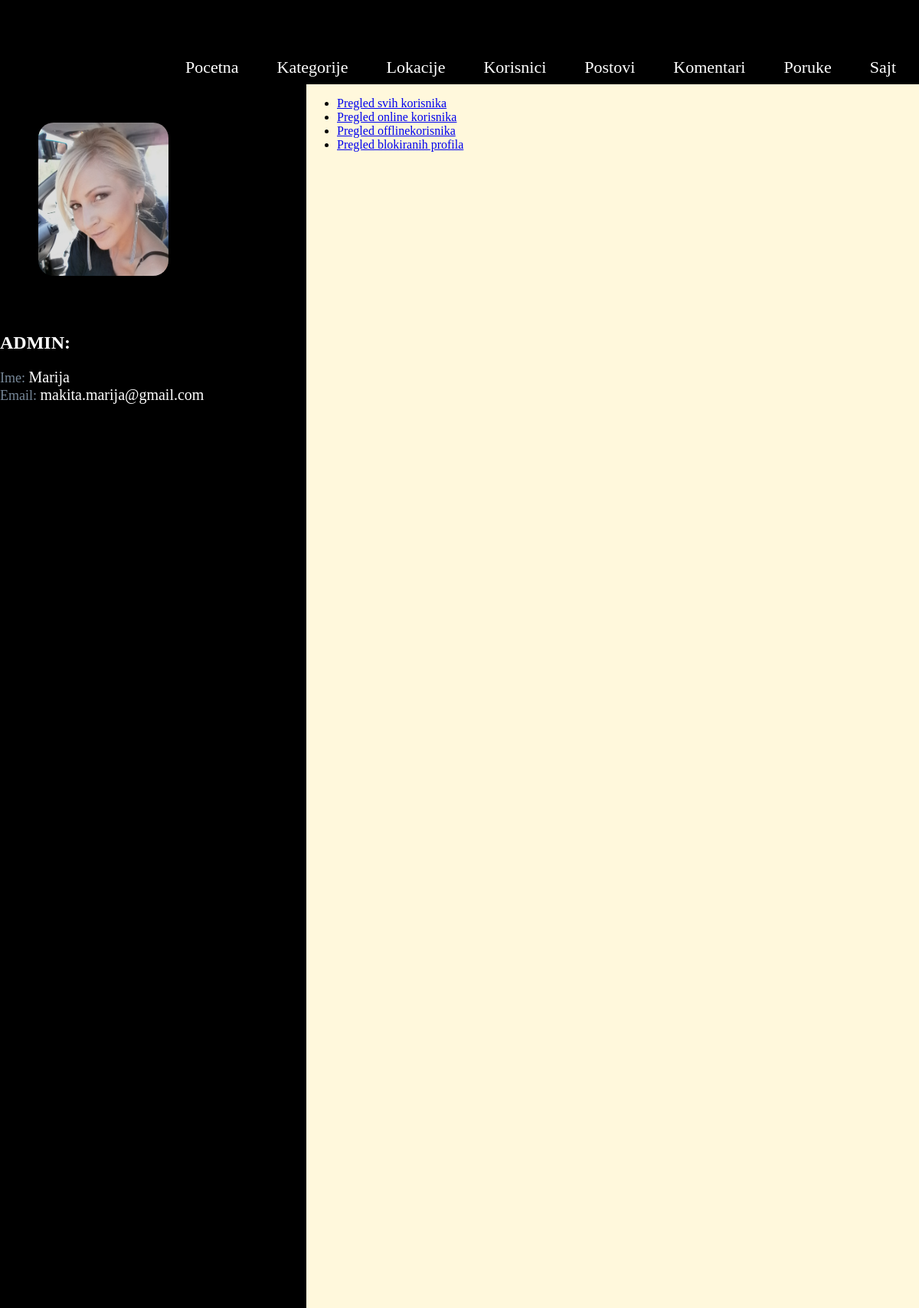
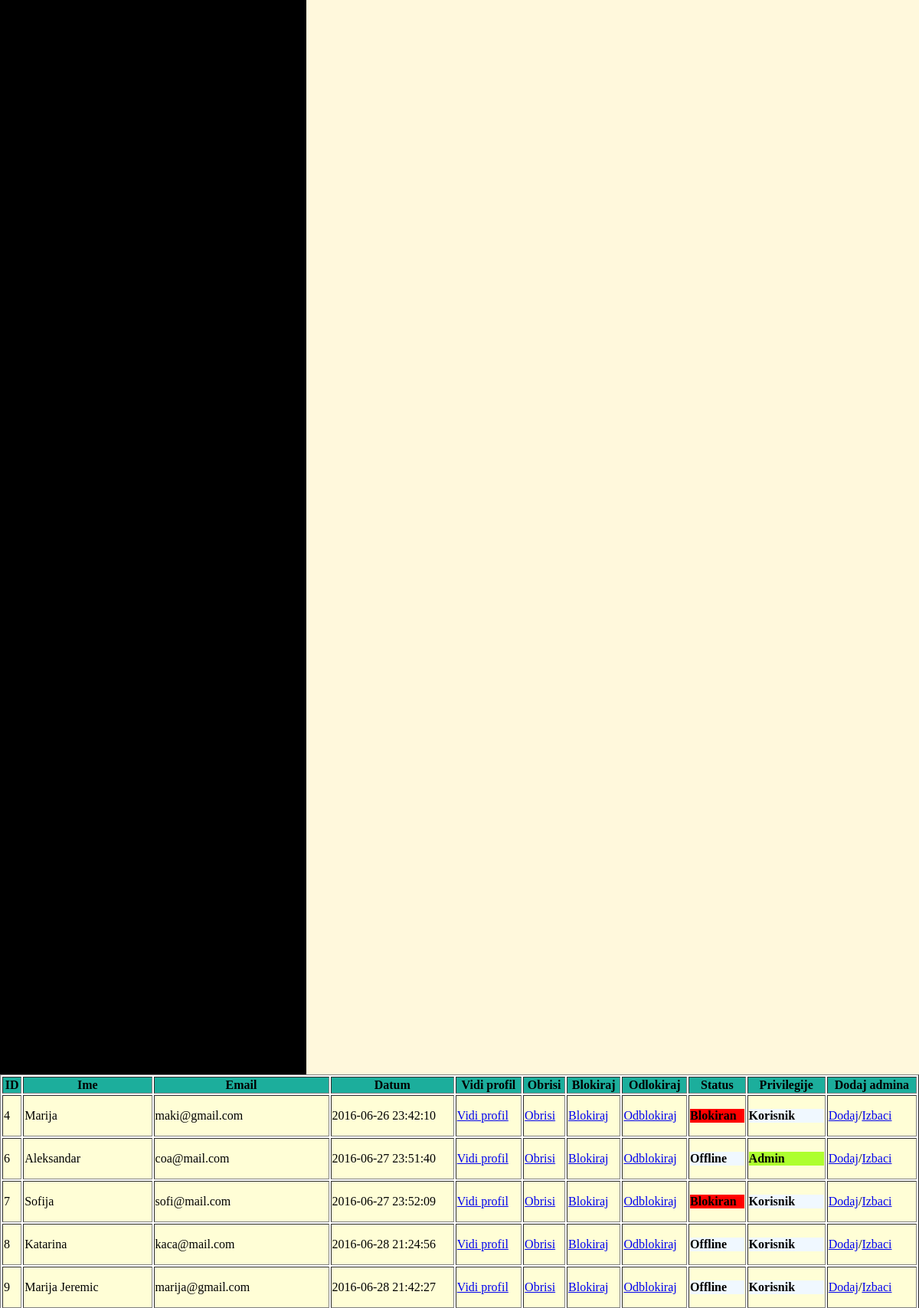
The page /admin/home.php?page=users (signed in, upper part) on the database its author committed (2 pictures, top to bottom).
### tables this page shows
CREATE TABLE `user` (
  `id` int(11) NOT NULL,
  `name` varchar(255) NOT NULL,
  `email` varchar(255) NOT NULL,
  `password` varchar(255) NOT NULL,
  `date` timestamp NOT NULL DEFAULT CURRENT_TIMESTAMP,
  `admin` tinyint(4) NOT NULL DEFAULT '0',
  `status` tinyint(4) NOT NULL DEFAULT '0',
  `is_logged` tinyint(4) NOT NULL DEFAULT '0',
  `superadmin` tinyint(4) NOT NULL DEFAULT '0',
  `is_deleted` tinyint(4) NOT NULL DEFAULT '0',
  `is_blocked` tinyint(4) NOT NULL DEFAULT '0',
  `image` varchar(255) NOT NULL
);

### models/Connect.php (called while the page is built, shortened)
<?php
class Connect{
    private static $_instance = null;
    public static function getInstance(){
        if(is_null(self::$_instance)){
            self::$_instance = new PDO("mysql:host=127.0.0.1;dbname=openserbia", "root", "");
        }
        return self::$_instance;
    }
}

### models/Model.php (called while the page is built, shortened)
<?php
abstract class Model
{
    public function __construct()
    {
        $this->db = Connect::getInstance();
    }
}

### models/User.php (called while the page is built, shortened)
<?php
class User extends Model
{
    public function getUsers()
    {
        $query = $this->db->prepare('SELECT * FROM user;');
        if( $query && $query->execute() ) {
            return $query->fetchAll(PDO::FETCH_ASSOC);
        }
        return null;
    }
    public function getUserById($id){
        $query = $this->db->prepare('SELECT * FROM user WHERE id=?;');
        if( $query && $query->execute([$id]) ) {
            $result = $query->fetch(PDO::FETCH_ASSOC);
            return $result;
        }
        return null;
    }
}

### admin/controllers/users.php (called while the page is built)
<?php
$user = new User();
$res = $user->getUsers();
include __DIR__ . '../../views/users.php';

### admin/views/users.php (the view)
<div class="admin_subnav">
    <ul>
        <li><a href="home.php?page=users">Pregled svih korisnika</a> </li>
        <li><a href="home.php?page=onlineusers">Pregled online korisnika</a> </li>
        <li><a href="home.php?page=offlineusers">Pregled offlinekorisnika</a> </li>
        <li><a href="home.php?page=blockedusers">Pregled blokiranih profila</a> </li>
    </ul>
</div>
<table border="1">
    <thead>
    <tr>
        <th>ID</th>
        <th>Ime</th>
        <th>Email</th>
        <th>Datum</th>
        <th>Vidi profil</th>
        <th>Obrisi</th>
        <th>Blokiraj</th>
        <th>Odlokiraj</th>
        <th>Status</th>
        <th>Privilegije</th>
        <?php
        if($_SESSION['superadmin'] == 1){
            ?>
            <th>Dodaj admina</th>
        <?php
        }
        ?>
    </tr>
    </thead>
    <tbody>
    <?php foreach($res as $r){ ?>
        <tr>
            <td><?php echo $r['id'] ?></td>
            <td><?php echo $r['name'] ?></td>
            <td><?php echo $r['email'] ?></td>
            <td><?php echo $r['date'] ?></td>
            <td><a href="?page=profile&user_id=<?php echo $r['id']?>">Vidi profil</a></td>
            <td><a href="?page=delete&action=delete_user&user_id=<?php echo $r['id']?>" " >Obrisi</a></td>
            <td><a class='block ' href="?page=delete&action=block_user&user_id=<?php echo $r['id']?>" data-user-id="<?php echo $r['id']?> ">Blokiraj</a></td>
            <td><a  class='unblock' href="?page=delete&action=unblock_user&user_id=<?php echo $r['id']?>">Odblokiraj</a></td>
            <td>
                <?php
                if($r['is_blocked'] == 1){
                    echo "<p class='blocked'>Blokiran</p>";
                }elseif($r['is_logged'] == 1){
                    echo "<p class='online'>Online</p>";
                }elseif($r['is_logged'] == 0){
                    echo "<p class='offline'>Offline</p>";
                }
                ?>
            </td>
            <td>
                <?php
                if($r['admin'] == 0){
                    echo "<p class='offline'>Korisnik</p>";
                }elseif($r['admin'] == 1 && $r['superadmin'] ==0){
                    echo "<p class='online'>Admin</p>";
                }elseif($r['admin'] == 1 && $r['superadmin'] ==1){
                    echo "<p class='blocked'>Superadmin</p>";
                }
                ?>
                <?php
                if($_SESSION['superadmin'] == 1){
                ?>
            <td><a href="?page=admin&action=add_admin&user_id=<?php echo $r['id'] ?>">Dodaj</a>/<a href="?page=admin&action=off_admin&user_id=<?php echo $r['id'] ?>">Izbaci</a></td>
            <?php
            }
            ?>
        </tr>
    <?php } ?>
    </tbody>
</table>

### admin/home.php (shortened to what this page needs)
<!DOCTYPE html>
<html>
<head>
    <link rel="stylesheet" type="text/css" href="../style.css">
</head>
<body>
<div id="wrapper">
<?php
    if($_SESSION['admin'] == 1) {
        $users = new User();
        $a = $users->getUserById($_SESSION['id']);
        ?>
        <div id="admin_header">
            <div class="nav" id="admin_nav">
                <ul>
                    <li><a href="home.php?page=home">Pocetna</a></li>
                    <li><a href="home.php?page=categories">Kategorije</a></li>
                    <li><a href="home.php?page=locations">Lokacije</a></li>
                    <li><a href="home.php?page=users">Korisnici</a></li>
                    <li><a href="home.php?page=posts">Postovi</a></li>
                    <li><a href="home.php?page=comments">Komentari</a></li>
                    <li><a href="home.php?page=inbox">Poruke</a></li>
                    <li><a href="../index.php">Sajt</a></li>
                </ul>
            </div>
        </div>
        <div class="content_admin">
            <div class="sidebar">
                <div class="nav">
                    <?php
                    echo "<img class='prof' src='../images/" . $a['image'] . "'><br>";
                    echo "<h2 class='admin'>ADMIN:</h2>";
                    echo "<span class='font'>Ime: </span><span class='admin_text'>" . $a['name'] . "</span><br>";
                    echo "<span class='font'>Email: </span><span class='admin_text'>" . $a['email'] . "</span><br>";
                    ?>
                </div>
            </div>
            <div class="main">
                <?php require_once __DIR__ . '/controllers/' . $_GET['page'] . '.php'; ?>
            </div>
        </div>
        <?php
    }else{
        echo "<p class='err_admin'>Ne mozete pristupiti stranici  ukoliko niste admin.</p>";
    }
?>
</div>
</body>
</html>

### style.css (style rules this page uses)
body { margin:0; padding: 0; font-family: Tahoma; }
table { width: 1200px; }
thead { background-color: rgb(28, 174, 156); }
td { height: 40px; background-color: rgb(255, 254, 214); }
#wrapper { clear: both; margin: 0 auto; }
.nav { float: left; }
.nav ul { margin: 0; padding-top: 200px; list-style: none; }
.nav ul li { float: left; position: relative; background-color: rgba(0, 0, 0, 0.7); border-radius: 15px 15px 0 0 ; margin-right: 10px; }
.nav ul li a { display: block; text-decoration: none; padding: 15px 20px; height: 18px; font-size: 22px; }
.nav ul li a:link, .nav ul li a:visited { color: #fff; }
#admin_header { height: 100px; color: black; }
#admin_nav { height: 100px; }
#admin_nav ul { padding-top: 60px; }
img.prof { margin: 50px; width:170px; height:200px; border-radius: 20px; }
.font { font-size: 18px; color: lightslategray; }
.content_admin { width: 100%; height: auto; }
.sidebar { width: 400px; float: left; background-color: black; height: 3000px; }
.main { background-color: cornsilk; height: 3000px; }
#admin_nav { background-color: black; float: right; }
#admin_header { background-color: black; height: 110px; }
.admin_text { color: white; font-size: 20px; }
h2.admin { color:white; }
.admin_subnav { overflow: hidden; }
.online { color: black; background-color: greenyellow; font-weight: bold; }
.offline { color: black; font-weight: bold; background-color: aliceblue; }
.blocked { color: black; font-weight: bold; background-color: red; }

### rows shown on the page
user: image (picture), name "Marija", email "makita.marija@gmail.com"
user: id "4", name "Marija", email "maki@gmail.com", date "2016-06-26 23:42:10", is_blocked "Blokiran", admin "Korisnik"
user: id "6", name "Aleksandar", email "coa@mail.com", date "2016-06-27 23:51:40", is_blocked "Offline", admin "Admin"
user: id "7", name "Sofija", email "sofi@mail.com", date "2016-06-27 23:52:09", is_blocked "Blokiran", admin "Korisnik"
user: id "8", name "Katarina", email "kaca@mail.com", date "2016-06-28 21:24:56", is_blocked "Offline", admin "Korisnik"
user: id "9", name "Marija Jeremic", email "marija@gmail.com", date "2016-06-28 21:42:27", is_blocked "Offline", admin "Korisnik"
